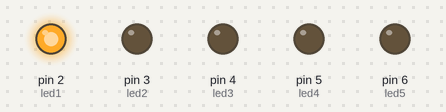
A sketch run on a simulated Arduino Uno, built with avr-gcc and run on an emulated ATmega328P. Parts: output pins drawn as LEDs (lit = HIGH).

Above: at 0.12 s.
At 0.62 s:
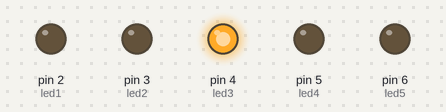
At 0.87 s:
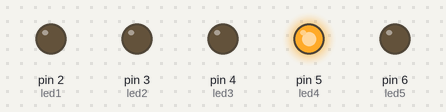
At 1.62 s:
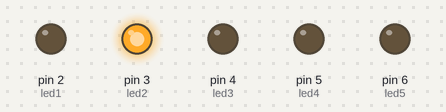
At 2.37 s:
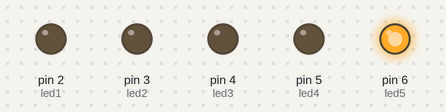
Timing chart, 0 to 3.0 s (numbered marks = the images above):
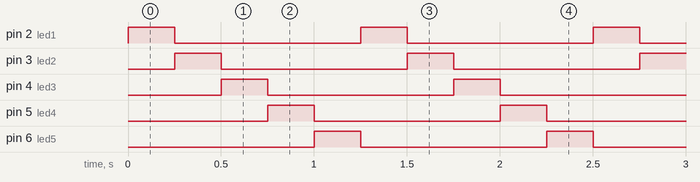

The sketch:

sketchLedLaola.ino
```cpp
// Projekt1: LED-Laola

//Config
int led1=2;
int led2=3;
int led3=4;
int led4=5;
int led5=6;

int d=250; //Delay

void setup() {
  // init Ports:
  pinMode(led1, OUTPUT);
  pinMode(led2, OUTPUT);
  pinMode(led3, OUTPUT);
  pinMode(led4, OUTPUT);
  pinMode(led5, OUTPUT);
}

void loop() {
  // put your main code here, to run repeatedly:
  digitalWrite(led1, HIGH);
  delay(d);
  digitalWrite(led1, LOW);
  digitalWrite(led2, HIGH);
  delay(d);
  digitalWrite(led2, LOW);
  digitalWrite(led3, HIGH);
  delay(d);
  digitalWrite(led3, LOW);
  digitalWrite(led4, HIGH);
  delay(d);
  digitalWrite(led4, LOW);
  digitalWrite(led5, HIGH);
  delay(d);
  digitalWrite(led5, LOW);
}
```

Measured:
- by itself, pin 2 (led1), pin 3 (led2), pin 4 (led3), pin 5 (led4), pin 6 (led5): alternates HIGH for 0.25 s and LOW for 1.0 s
- by itself, everything shown: repeats every 1.3 s, in 5 steps
